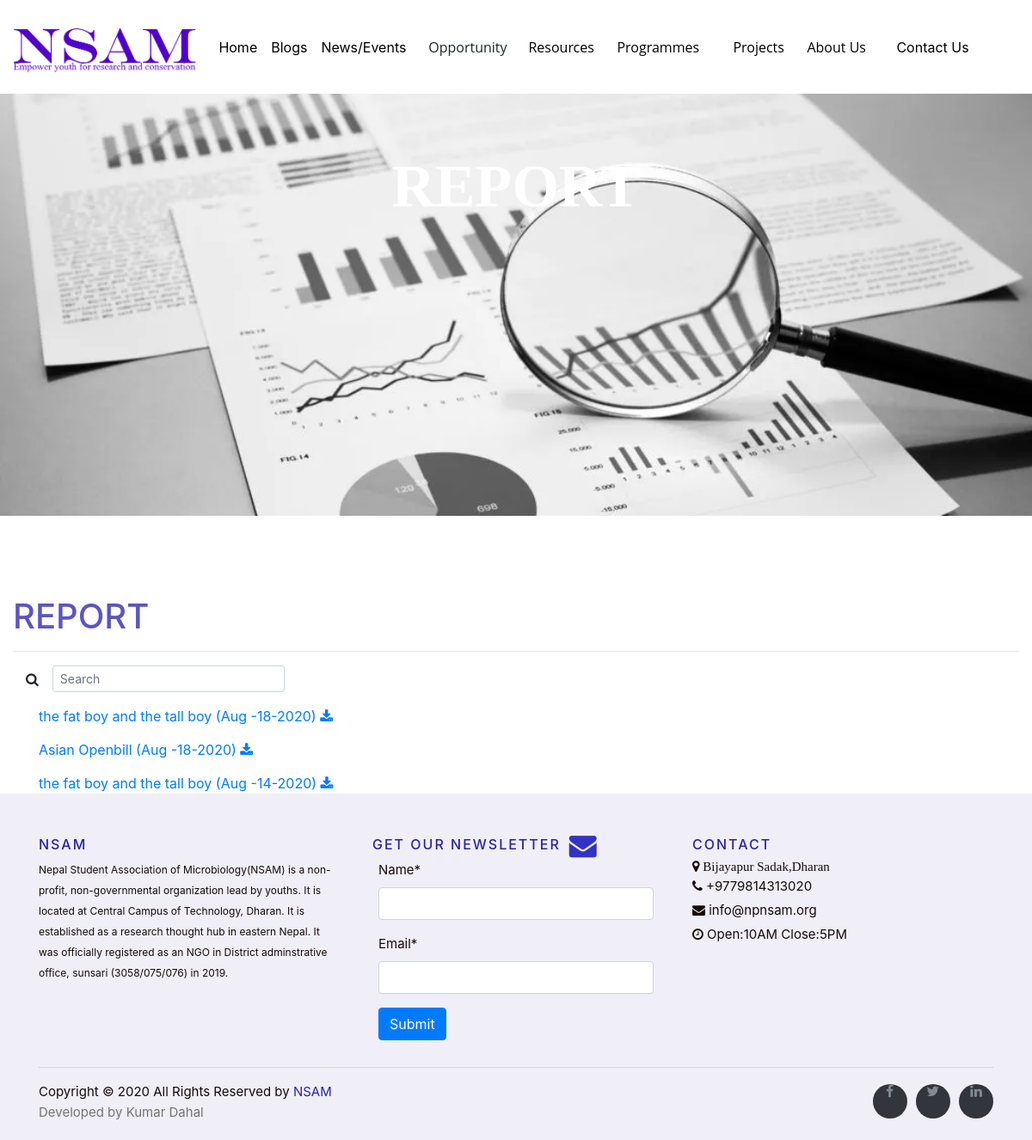
/resource/report, run on the app's committed database.
### Resources/models.py (models this page shows, shortened)
class Report(models.Model):
    resource_id = models.AutoField(primary_key = True)
    file = models.FileField(upload_to=user_directory_path, null=True)
    Heading= models.CharField(max_length=200)
    publicationYear = models.DateTimeField()
    date = models.DateTimeField(auto_now_add=True)
    class Meta:
    	ordering = ['-date']

### Resources/views.py (the view)
# urls.py: path('report',views.ReportView,name="report"),
def ReportView(request):
    if request.method == 'POST':
        form = SubsriberForm(data=request.POST)
        if form.is_valid():
            form.save()
            messages.success(request, 'Successfully subscribed..!')
            return redirect(request.path_info)
        else:
                messages.error(request, 'Invalid subscription..!')
    else:
        form = SubsriberForm()
    resource  = Report.objects.all()
    params = {'report':resource,'form':form}
    return render(request,'Resources/report.html',params)

### home/forms.py (shortened to what this page needs)
class SubsriberForm(forms.ModelForm):
    class Meta:
        model = Subscriber
        fields = ('name','email')
        widgets = {
                   'name' : forms.TextInput(attrs={'class':'form-control','id':"hisname",'value':""}),
                   'email': forms.TextInput(attrs={'class':'form-control', 'autocomplete':'on','value':"",'id':"hisemail"}),
        }

### template/Resources/report.html (shortened to what this page needs)
{%extends 'index.html'%}
  {% block body %}
   {%load static%}
<div style="background-position: center top;" id="navcontainer">
              <div class="backgr-text">
                    <h2 class="head-part">REPORT</h2>
                </div>
    </div>
    <br/>
<br/>
 <div id="main-container">
 {%if report%}
<div class="col-md-12 col-sm-12 col-xs-12">
<h1 class="headmy ">Report</h1>
  <hr/>
 <div class="col-sm-6 col-md-4">
     <form method='GET' class="form-inline" action='{% url "movetoresource:searchbar" %}'>
      <i id="search-icon"class="fa fa-search" ></i>
    <input id="user-input" class="form-control form-control-sm ml-3 w-75" type="text" placeholder="Search" aria-label="Search">
    </form>
  </div>
<div  id="replaceable-content" class="col-md-8 col-sm-4">
            {% include 'Resources/searchview.html' %}
</div>
</div>
{%endif%}
{%include "footer.html" %}
</div>
   {% endblock %}

### template/Resources/searchview.html
{% if report %}
        {% for report in report %}
        <div  style= "margin-top: 15px;" class="col-sm-6 col-md-6">
        <a href="{{ report.file.url }}" download>{{ report.Heading }} ({{report.date|date:'M'}} -{{report.date.day}}-{{report.date.year}}) <i class="fa fa-download" ></i></a><br/>
      </div>
        {% endfor %}
{% else %}
    <p>No report found.</p>
{% endif %}

### static/css/blogs.css (style rules this page uses)
.backgr-text { position: absolute; top: 25%; left: 50%; transform: translate(-50%, -50%); text-align: center; color: #3830c7; }
.head-part { font-weight: 600; font-family: serif; font-variant: all-petite-caps; }

### static/css/bannerpic.css (style rules this page uses)
.backgr-text { position: absolute; top: 25%; left: 50%; transform: translate(-50%, -50%); text-align: center; color: #3830c7; }
.head-part { font-size: 100px; margin-top: 122px; color: #fff; font-weight: 600; font-family: serif; font-variant: all-petite-caps; }
#main-container { position:relative; background:#fff; left:0; right:0; top:600px; z-index:2; }
#navcontainer { position:fixed; left:0; right:0; top:0; height:600px; }

### static/css/resources.css (style rules this page uses)
* { padding: 0; margin: 0; box-sizing: border-box; list-style: none; text-decoration: none; }

### static/css/about.css (style rules this page uses)
.headmy { color: #5b55c1; text-transform: uppercase; margin-top: 45px; }

### data on the page
Report: Heading "the fat boy and the tall boy", date "Aug", date.day "18", date.year "2020"
Report: Heading "Asian Openbill", date "Aug", date.day "18", date.year "2020"
Report: Heading "the fat boy and the tall boy", date "Aug", date.day "14", date.year "2020"
